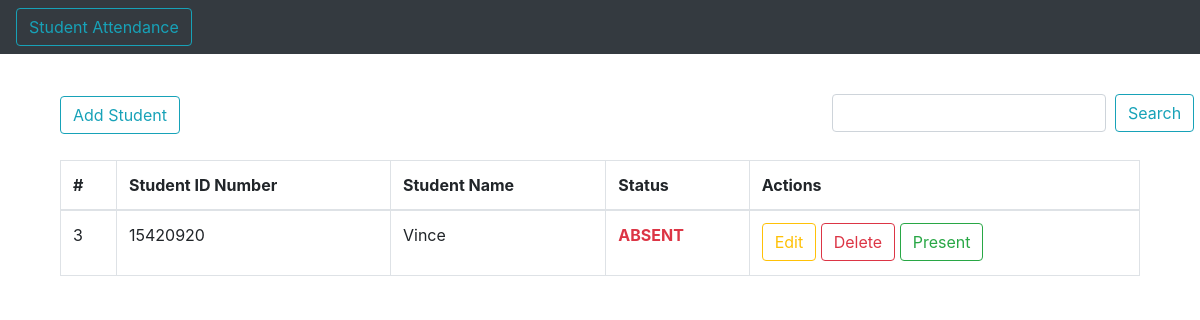
The app's page /, older data.
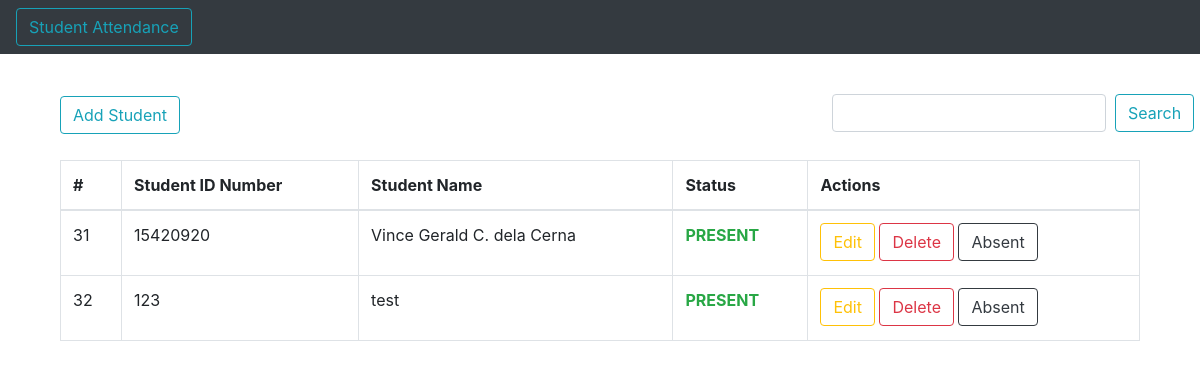
The same page, newer data.
### tables this page shows
CREATE TABLE `attendance` (
  `id` int(11) NOT NULL,
  `idnumber` varchar(50) NOT NULL,
  `name` varchar(50) NOT NULL,
  `status` varchar(11) NOT NULL DEFAULT 'ABSENT'
);

### database.php (called while the page is built, shortened)
<?php
    function database(){
        $database = "attendance";
        $host = "localhost";
        $username = "root";
        $password = "";
        return new PDO("mysql:host=$host; dbname=$database;", $username,$password);
    }
    function Students(){
        $db = database();
        $sql = "SELECT * from attendance";
        $rows = $db->prepare($sql);
        $rows->execute();
        $data = $rows->fetchAll(PDO::FETCH_ASSOC);
        return $data;
    }
?>

### index.php (the view, shortened to what this page needs)
<?php
    require("database.php");
    if(isset($_POST['search'])  && $_POST['text'] != ""){
        $a = $_POST['text'];
        $data = search($a);
    }
    else{
        $data = Students();
    }
?>
<!DOCTYPE html>
<html lang="en">
<head>
    <link rel="stylesheet" href="css/bootstrap.min.css">
</head>
<body>
    <div class="container">
        <div class="container">
            <nav class="navbar fixed-top navbar-expand-lg bg-dark">
                <a class="btn btn-outline-info my-2 my-sm-0" href="#">Student Attendance</a>
            </nav>
        </div>
        <br><br><br><br>
        <div class="container">
            <button type="button" class="btn btn-outline-info" data-toggle="modal" data-target="#addStudent">Add Student</button>
            <form class="form-inline" method="POST" style="margin-left:70%; margin-top:-40px;">
                <div class="form-group mx-sm-3 mb-2">
                    <input type="text" class="form-control" name="text">&nbsp;&nbsp;
                    <button type="submit" class="btn btn-outline-info" name="search">Search</button>
                </div>
            </form>
        </div>
        <div class="container" style="margin-top:20px;">
            <table class="table table-bordered">
                <thead>
                    <tr>
                        <th scope="col">#</th>
                        <th scope="col">Student ID Number</th>
                        <th scope="col">Student Name</th>
                        <th scope="col">Status</th>
                        <th scope="col">Actions </th>
                    </tr>
                </thead>
                <tbody>
                    <?php foreach($data as $d): ?>
                        <tr>
                            <td><?php echo $d['id']; ?></td>
                            <td><?php echo $d['idnumber'] ?></td>
                            <td><?php echo $d['name'] ?></td>
                            <td><?php if($d['status'] == 'PRESENT'){ ?>
                            <?php echo '<p class="font-weight-bold text-success">PRESENT</p>'; } else { ?>
                            <?php echo '<p class="font-weight-bold text-danger">ABSENT</p>'; } ?>
                            </td>
                            <td><button type="button" class="btn btn-outline-warning" data-toggle="modal" data-target="#editStudent<?php echo $d['id'] ?>">Edit</button>
                            <button type="button" class="btn btn-outline-danger" data-toggle="modal" data-target="#deleteStudent<?php echo $d['id'] ?>">Delete</button>
                            <?php
                                if($d['status'] == 'PRESENT'){ ?>
                                    <button type="button" class="btn btn-outline-dark" data-toggle="modal" data-target="#absentStudent<?php echo $d['id'] ?>">Absent</button>
                            <?php    }
                                else{ ?>
                                    <button type="button" class="btn btn-outline-success" data-toggle="modal" data-target="#presentStudent<?php echo $d['id'] ?>">Present</button>
                             <?php   }
                            ?>
                            </td>
                        </tr>
                    <?php endforeach; ?>
                </tbody>
            </table>
        </div>
    </div>
</body>
</html>

Row changes from the older to the newer data that the page shows:
removed attendance: id "3", idnumber "15420920", name "Vince", status "ABSENT"
added attendance: id "31", idnumber "15420920", name "Vince Gerald C. dela Cerna", status "PRESENT"
added attendance: id "32", idnumber "123", name "test", status "PRESENT"
